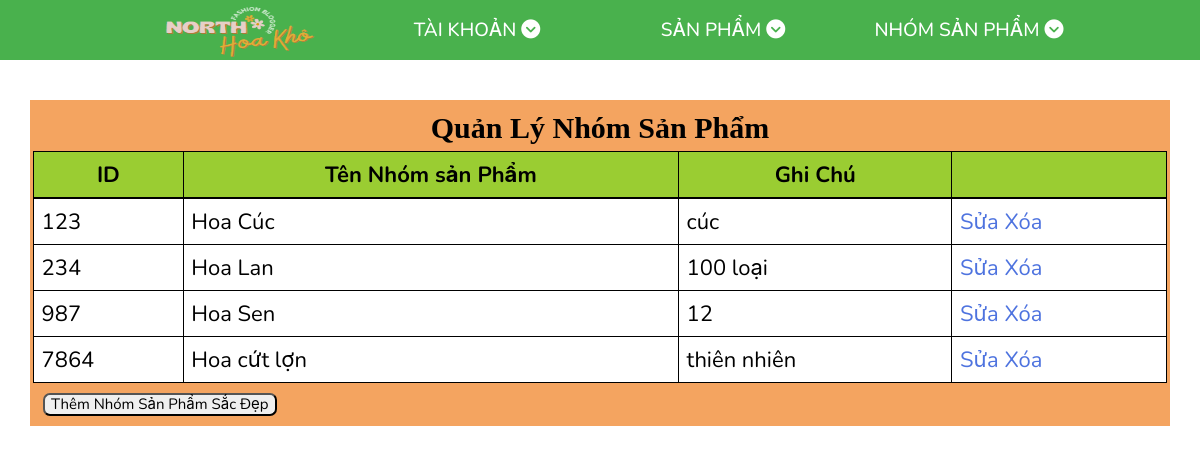
The page /sanpham_nhom.php on the database its author committed.
### tables this page shows
CREATE TABLE `sanpham_nhom` (
  `id` int(11) NOT NULL,
  `tennhom` varchar(100) NOT NULL,
  `ghichu` varchar(200) DEFAULT NULL
);

### ketnoi.php (called while the page is built, shortened)
<?php
   class ketnoi{
   private    $servername = "localhost";
   private  $username = "root";
   private   $password = "";
   private  $dbname = "webbanhoa";
    function __construct(){
    $this->conn = mysqli_connect( $this->servername,  $this->username,  $this->password,  $this->dbname);
}}
    ?>

### function_nhomsanpham.php (called while the page is built, shortened)
<?php
include "ketnoi.php";
 class nhomsanpham extends ketnoi{
    function hienthinhom(){
        $sql = "SELECT * FROM sanpham_nhom";
        $result_nhom = mysqli_query($this->conn, $sql);
        return $result_nhom;
    }
    }
?>

### sanpham_nhom.php (the view, shortened to what this page needs)
<link href="quantri/vendor/fontawesome-free/css/all.min.css" rel="stylesheet" type="text/css">
    <link href="quantri/css/sb-admin-2.min.css" rel="stylesheet">
<?php include "headerquantri.php";
include "function_nhomsanpham.php";
?>
<!DOCTYPE html>
<html lang="en">
<head>
</head>
<body>
    <?php
   $sanphamnhom = new nhomsanpham();
   $result = $sanphamnhom->hienthinhom();
    ?>
    <div class="example">
        <div class="container">
            <div class="row">
                <h2>Quản Lý Nhóm Sản Phẩm </h2>
                <table class="table table-bordered">
                    <thead>
                        <tr>
                            <th>ID</th>
                            <th>Tên Nhóm sản Phẩm</th>
                            <th> Ghi Chú</th>
                            <th></th>
                        </tr>
                    </thead>
                    <tbody>
                    <?php
                        while ($row = mysqli_fetch_assoc($result)) { ?>
                            <tr>
                                <td>
                                    <?PHP echo $row["id"] ?>
                                </td>
                                <td>
                                    <?PHP echo $row["tennhom"] ?>
                                </td>
                                <td>
                                    <?PHP echo $row["ghichu"] ?>
                                </td>
                                <td>
                                <a href="suasanpham_nhom.php?id=<?php echo $row["id"]; ?>" style="text-decoration: none">Sửa</a>
                                <a href="xoasanpham_nhom.php?id=<?php echo $row["id"]; ?>" style="text-decoration: none">Xóa</a>
                            </td>
                            </tr>
                        <?PHP } ?>
                    </tbody>
                </table>
              <button>  <a href="formsanpham_nhom.php" style="text-decoration: none; color: black; ">Thêm Nhóm Sản Phẩm Sắc Đẹp</a></button>
            </div>
        </div>
    </div>
</body>
</html>

### assets/css/grid.css (style rules this page uses)
.row { display: flex; flex-wrap: wrap; margin-left: -4px; margin-right: -4px; }
@media (min-width: 740px) { .row { margin-left: -8px; margin-right: -8px; } }
@media (min-width: 1113px) { .row { margin-left: -12px; margin-right: -12px; } }

### assets/css/main.css (style rules this page uses)
.container { margin-top: 40px; }

### assets/css/base.css (style rules this page uses)
:root { --green-color:#49b14d; --white-color:#fff; --black-color:#000; --header-height:180px; --header-top-height:38px; --header-center-height: 80px; --header-bottom-height:calc(var(--header-height) - (var(--header-top-height) + var(--header-center-height))) }
* { box-sizing: border-box; }
html { font-size: 62.5%; font-family: 'Roboto', sans-serif; line-height: 1.6rem; margin: 0 auto; }

### sanpham_nhom.php (style rules this page uses)
.container { background-color: sandybrown; padding-bottom: 10px; }
.container th,.container tr,.container h2,.container td { color: black; border-color: black; }
.container th { text-align: center; background-color: yellowgreen; border-color: black !important; }
.container h2 { text-align: center; width: 100%; padding-top: 10px; font-weight: 700; font-family: Cambria, Cochin, Georgia, Times, 'Times New Roman', serif; font-size: 30px; }
.container td { background-color: white; }
.container button { border-radius: 7px; margin-left: 10px; font-size: 15px; }
.example { padding: 0px 20px 0px 20px; }
.table { padding: 0px 80px 0px 150px; font-size: 22px; }
th,td { padding: 10px; }

### rows shown on the page
sanpham_nhom: id "123", tennhom "Hoa Cúc", ghichu "cúc"
sanpham_nhom: id "234", tennhom "Hoa Lan", ghichu "100 loại"
sanpham_nhom: id "987", tennhom "Hoa Sen", ghichu "12"
sanpham_nhom: id "7864", tennhom "Hoa cứt lợn", ghichu "thiên nhiên"
